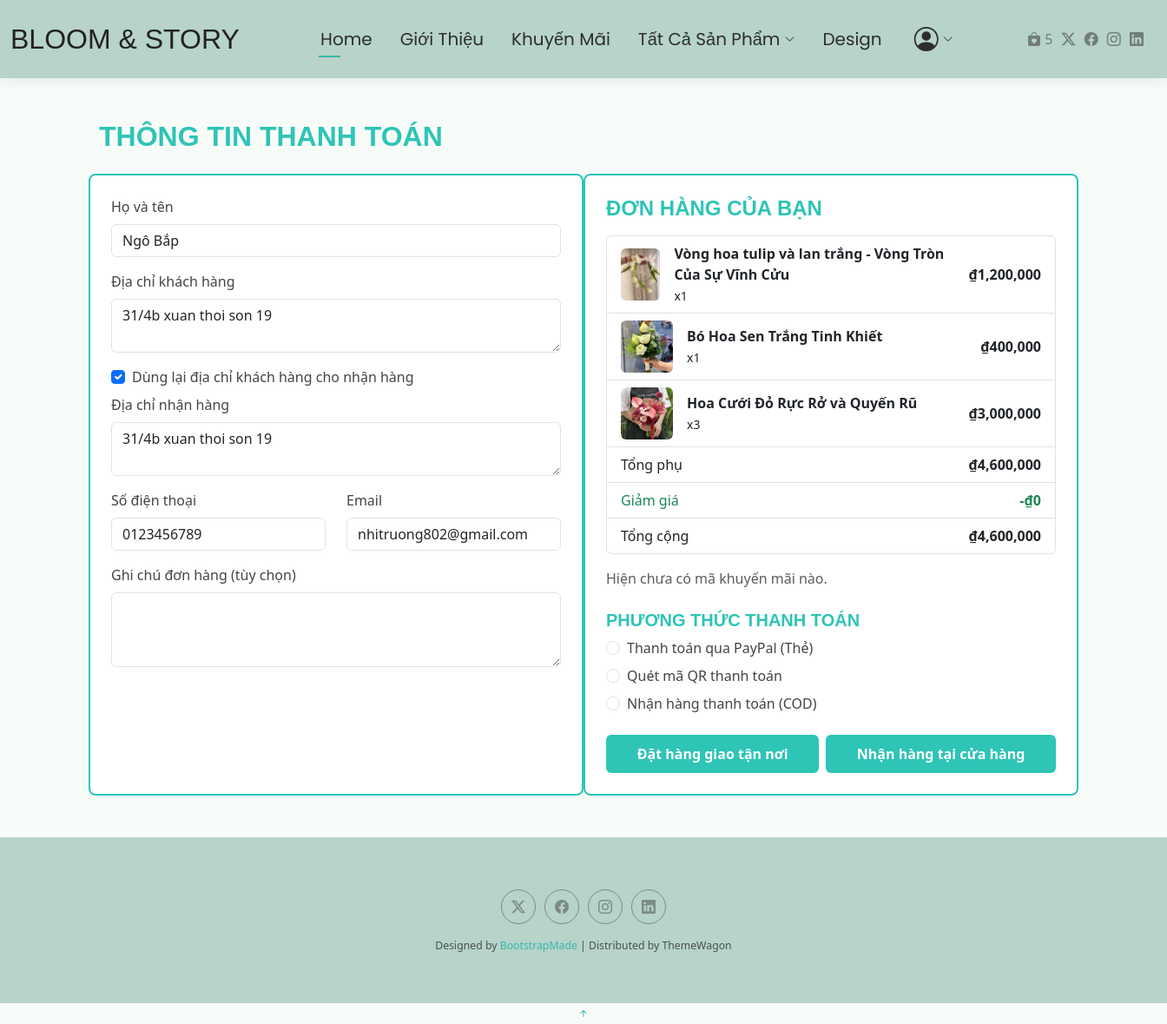
/orders/checkout/ (signed in), run on an earlier commit of the app's database.
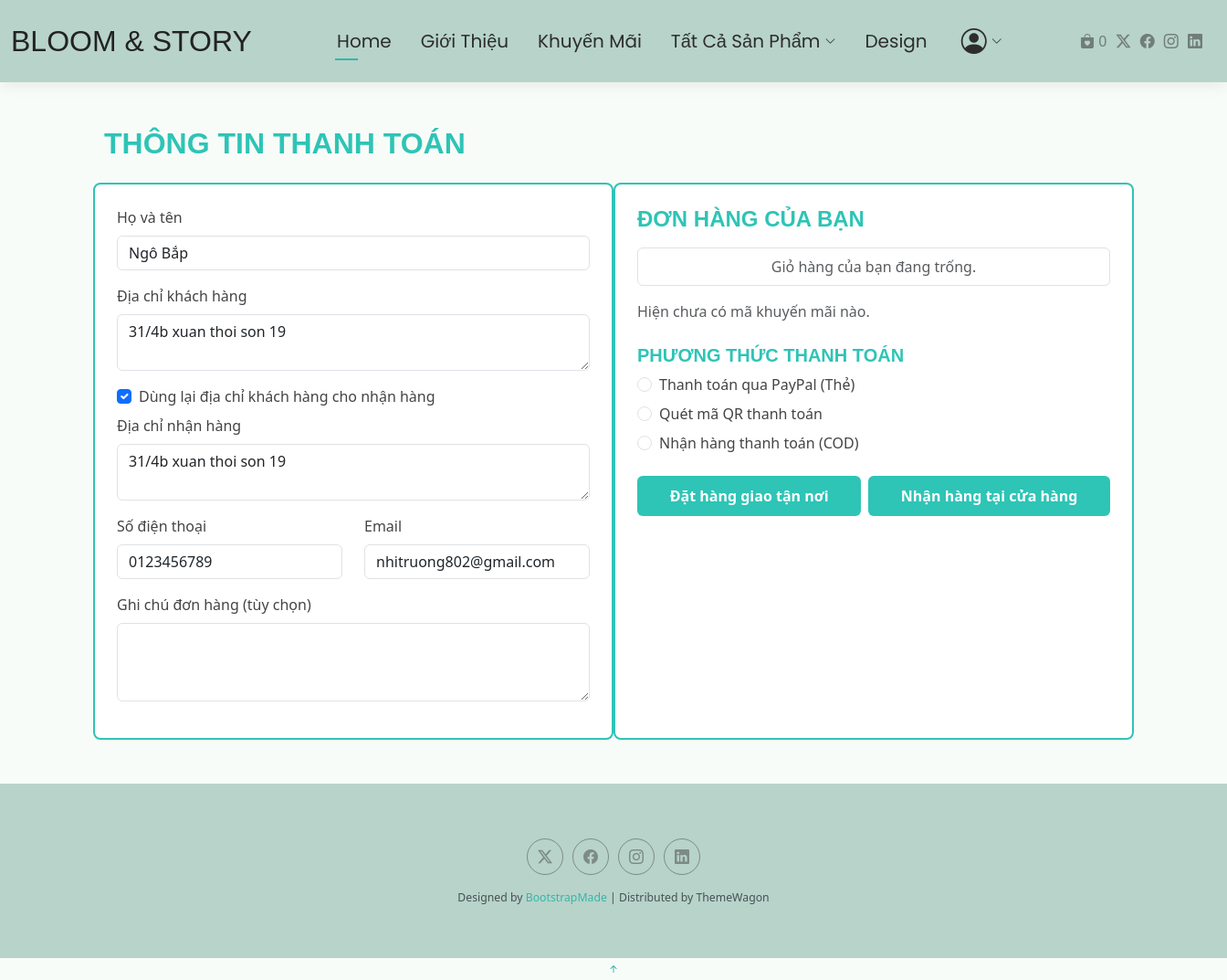
And on a later commit of the database.
### product/models.py (models this page shows, shortened)
class Product(models.Model):
    STATUS_CHOICES = [
        ('available', 'Còn hàng'),
        ('out_of_stock', 'Hết hàng'),
    ]
    category = models.ForeignKey(
        Category,
        on_delete=models.CASCADE,
        related_name='products',
        null=True,
        blank=True
    )
    name = models.CharField(max_length=100)
    price = models.FloatField()
    description = models.TextField()
    image = models.ImageField(upload_to='products/', null=True, blank=True)
    is_featured = models.BooleanField(default=False)
    status = models.CharField(
        max_length=20,
        choices=STATUS_CHOICES,
        default='available',
    )

### orders/views.py (the view, shortened to what this page needs)
# urls.py: path('checkout/', CheckoutView.as_view(), name='checkout'),
class CheckoutView(FormView):
    template_name = 'orders/checkout.html'
    form_class = CheckoutForm
    def get_cart_items(self):
        if self.request.user.is_authenticated:
            items = CartItem.objects.filter(user=self.request.user).select_related('product')
            cart_data = []
            for item in items:
                cart_data.append({
                    'product': item.product,
                    'quantity': item.quantity,
                    'price': item.product.price,
                    'total_price': item.product.price * item.quantity,
                })
            total = sum(i['total_price'] for i in cart_data)
            return cart_data, total
        else:
            cart = Cart(self.request)
            cart_data = list(cart)
            total = cart.get_total_price()
            return cart_data, total
    def get_context_data(self, **kwargs):
        context = super().get_context_data(**kwargs)
        cart_items, total = self.get_cart_items()
        context['cart_items'] = cart_items
        context['cart_total'] = total
        if self.request.user.is_authenticated:
            available_coupons = Coupon.objects.filter(
                active=True,
            ).filter(
                models.Q(start_date__lte=timezone.now()) | models.Q(start_date__isnull=True),
                models.Q(expiry_date__gte=timezone.now()) | models.Q(expiry_date__isnull=True)
            ).order_by('-start_date')
            context['available_coupons'] = available_coupons
        else:
            context['available_coupons'] = None
        return context

### orders/forms.py
class CheckoutForm(forms.ModelForm):
    class Meta:
        model = Order
        fields = ['full_name', 'address', 'shipping_address', 'phone', 'email', 'note']
        widgets = {
            'full_name': forms.TextInput(attrs={'class': 'form-control', 'placeholder': 'Nhập họ và tên của bạn'}),
            'address': forms.Textarea(attrs={'class': 'form-control', 'rows': 2, 'placeholder': 'Địa chỉ khách hàng'}),
            'shipping_address': forms.Textarea(attrs={'class': 'form-control', 'rows': 2, 'placeholder': 'Địa chỉ nhận hàng'}),
            'phone': forms.TextInput(attrs={'class': 'form-control', 'placeholder': 'Nhập số điện thoại'}),
            'email': forms.EmailInput(attrs={'class': 'form-control', 'placeholder': 'Nhập email (nếu có)'}),
            'note': forms.Textarea(attrs={'class': 'form-control', 'rows': 3, 'placeholder': 'Ví dụ: giao buổi sáng, gọi trước khi giao...'}),
        }
    def __init__(self, *args, **kwargs):
        super().__init__(*args, **kwargs)
        self.fields['address'].required = False
        self.fields['shipping_address'].required = True

### orders/templates/orders/checkout.html (shortened to what the changed rows need)
{% extends "base.html" %}
{% load humanize %}
{% block content %}
<div class="container py-5">
  <h2 class="mint-title mb-4">Thông tin thanh toán</h2>
  <form action="{% url 'orders:checkout' %}" method="POST">
    <div class="row">
      <div class="col-md-6 mint-border p-4">
        <ul class="list-group mb-3">
          {% for item in cart_items %}
          <li class="list-group-item d-flex justify-content-between align-items-center">
            <div class="d-flex align-items-center">
              {% if item.product.image %}
                <img src="{{ item.product.image.url }}" alt="{{ item.product.name }}"
                     class="me-3 rounded" style="width: 60px; height: 60px; object-fit: cover;">
              {% endif %}
              <div>
                <strong>{{ item.product.name }}</strong><br>
                <small>x{{ item.quantity }}</small>
              </div>
            </div>
            <strong>₫{{ item.total_price|floatformat:0|intcomma }}</strong>
          </li>
          {% empty %}
          <li class="list-group-item text-center text-muted">Giỏ hàng của bạn đang trống.</li>
          {% endfor %}
          {% if cart_items %}
          <li class="list-group-item d-flex justify-content-between">
            <span>Tổng phụ</span>
            <strong id="subtotal">₫{{ cart_total|floatformat:0|intcomma }}</strong>
          </li>
          <li class="list-group-item d-flex justify-content-between text-success" id="discount-row" style="display:none;">
            <span>Giảm giá</span>
            <strong id="discount-amount">-₫0</strong>
          </li>
          <li class="list-group-item d-flex justify-content-between">
            <span>Tổng cộng</span>
            <strong id="final-total">₫{{ cart_total|floatformat:0|intcomma }}</strong>
          </li>
          {% endif %}
        </ul>
      </div>
    </div>
  </form>
</div>
{% endblock %}

What changed in the data, as far as the page shows it:
no longer on this page (row unchanged): Product: product.image (picture), product.name "Vòng hoa tulip và lan trắng - Vòng Tròn Của Sự Vĩnh Cửu", quantity "1", total_price "1,200,000"
no longer on this page (row edited): Product: product.image (picture), product.name "Bó Hoa Sen Trắng Tinh Khiết", quantity "1", total_price "400,000"
no longer on this page (row unchanged): Product: product.image (picture), product.name "Hoa Cưới Đỏ Rực Rở và Quyến Rũ", quantity "3", total_price "3,000,000"
Also different on the page:
{{ cart_total_quantity }}: "5" → "0"
{{ cart_total|floatformat:0|intcomma }}: "4,600,000" → (not shown)
text no longer shown: "Tổng phụ ₫ Giảm giá -₫0 Tổng cộng ₫"
text now shown: "Giỏ hàng của bạn đang trống."
